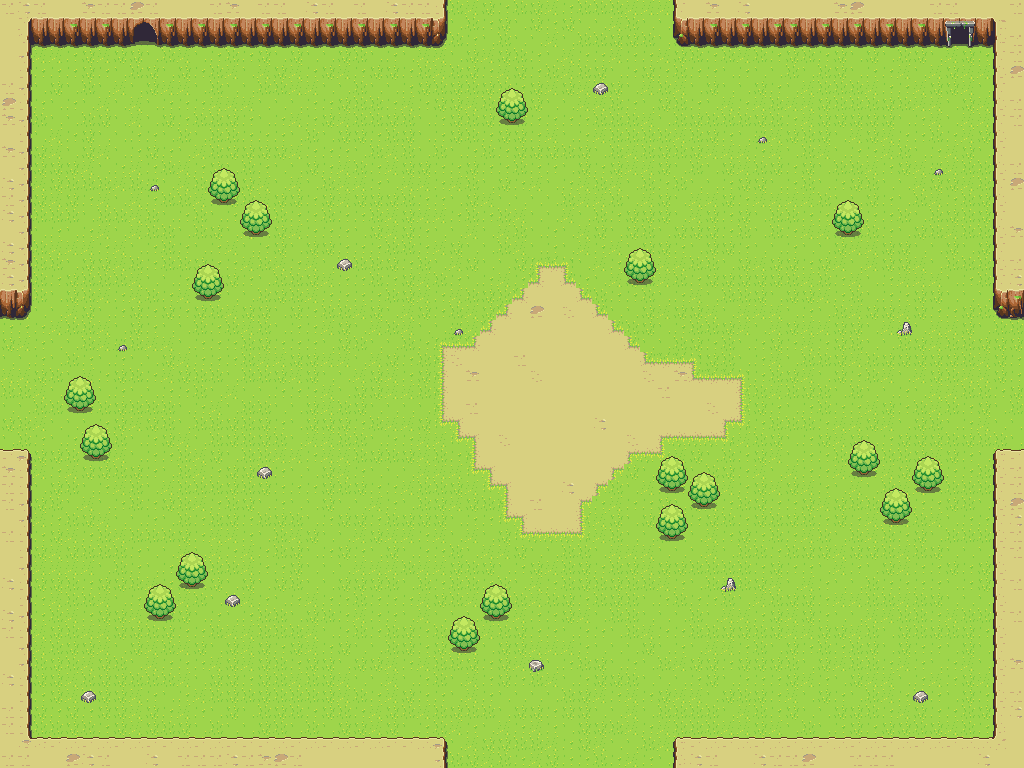

This is a level from a 2D game, rendered from its Tiled map with the project's own tilesets. A one-line summary and the map file follow, with tile-layer data summarised:
An orthogonal 64x48 tile map with 16x16 px tiles, 4 tile layers (ground, cliffs, obstacles, spawners).

<map version="1.0" orientation="orthogonal" renderorder="right-down" width="64" height="48" tilewidth="16" tileheight="16" nextobjectid="1">
 <tileset firstgid="1" name="zelda-tiles" tilewidth="16" tileheight="16">
  <image source="zelda-tiles.png" width="2048" height="2048" />
 </tileset>
 <layer name="ground" width="64" height="48">
  <data>[3072 cells, 3072 non-empty, 27 distinct tile ids]</data>
 </layer>
 <layer name="cliffs" width="64" height="48">
  <data>[3072 cells, 394 non-empty, 44 distinct tile ids]</data>
 </layer>
 <layer name="obstacles" width="64" height="48">
  <data>[3072 cells, 108 non-empty, 6 distinct tile ids]</data>
 </layer>
 <layer name="spawners" width="64" height="48">
  <data>[3072 cells, 36 non-empty, 1 distinct tile ids]</data>
 </layer>
</map>
